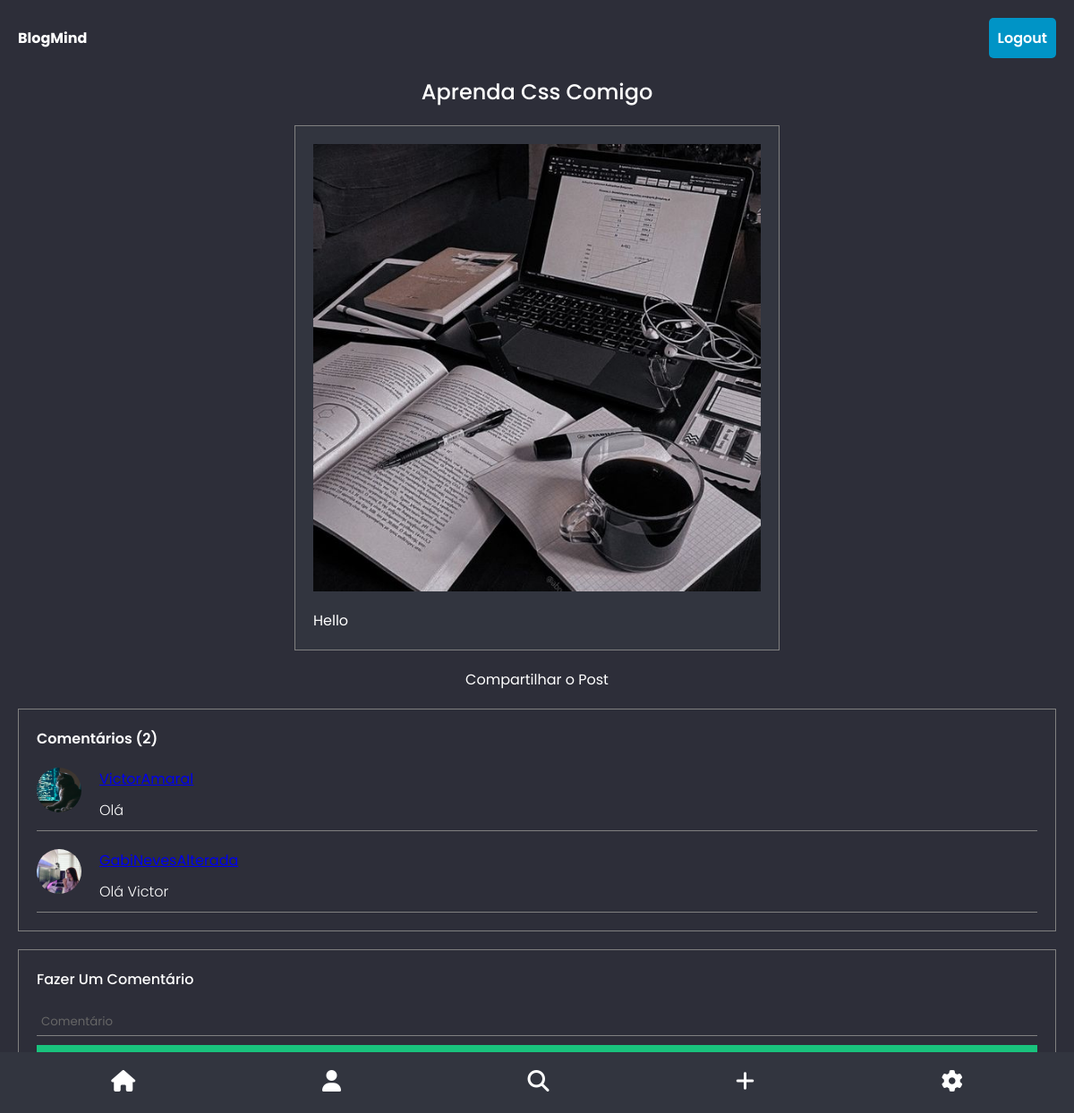
The page /detail/2023/12/2/aprenda-css-comigo (signed in) on the database its author committed.
### app_blogmind/models.py (models this page shows, shortened)
class Post(models.Model):
    user = models.ForeignKey(UserProfile, on_delete=models.CASCADE)
    title = models.CharField(max_length=250)
    image = models.ImageField(upload_to='profile_images/')
    description = models.TextField()
    modified = models.DateTimeField(auto_now=True)
    created = models.DateTimeField(auto_now_add=True)
    slug = models.SlugField(max_length=250, unique_for_date='created')
    def get_absolute_url_comment(self):
        return reverse('comentar', args=[self.created.year, self.created.month, self.created.day, self.slug])
    class Meta:
        ordering = ['-created']
        indexes = [
            models.Index(fields=['-created']),
        ]

class Comment(models.Model):
    post = models.ForeignKey('Post', on_delete=models.CASCADE, related_name='comments')
    user = models.ForeignKey('UserProfile', on_delete=models.CASCADE)
    text = models.TextField()
    created = models.DateTimeField(auto_now_add=True)

class UserProfile(models.Model):
    user = models.ForeignKey(User, on_delete=models.CASCADE)
    profileimg = models.ImageField(upload_to='profile_images/', default='profile-1.jpg')
    background = models.ImageField(upload_to='profile_images/', default='profile-1.jpg')
    def __str__(self):
        return f'{self.user.username}'

### app_blogmind/views.py (the view)
# urls.py: path('detail/<int:year>/<int:month>/<int:day>/<str:slug>', ViewDetail, name='detail'),
@login_required(login_url='login')
def ViewDetail(request, year, month, day, slug):
    post = Post.objects.get(created__year=year, created__month=month, created__day=day, slug=slug)
    comments = post.comments.all()
    return render(request, 'detail/detail.html', {'post':post, 'comments':comments})

### templates/detail/detail.html (shortened to what this page needs)
{% extends 'detail/base.html' %}
{% block content %}
<section>
    <article>
        {% include 'detail/post.html' %}
    </article>
    {% include 'detail/comentario.html' %}
    {% include 'detail/comentar.html' %}
</section>
{% endblock %}

### templates/detail/base.html (shortened to what this page needs)
{% load static %}
<!DOCTYPE html>
<html lang="en">
<head>
    <link rel="stylesheet" href="{% static 'css/detail/detail.css' %}">
    <link rel="stylesheet" href="{% static 'css/detail/comment.css' %}">
    <link rel="stylesheet" href="{% static 'css/detail/commentfunction.css' %}">
    <link rel="stylesheet" href="{% static 'css/detail/hover.css' %}">
    <link rel="stylesheet" href="{% static 'css/menu.css' %}">
</head>
<body>
    <div class="container">
        {% include 'blog/header.html' %}
        <p id="titulo">{{post.title}}</p>
        {% block content %}
        {% endblock %}
        {% include 'menu.html' %}
    </div>
</body>
</html>

### templates/detail/post.html
<div class="post">
    <div class="img">
        <img src="{{post.image.url}}" alt="">
    </div>
    <p class="title">
        {{post.description}}
    </p>
</div>

### templates/detail/comentario.html
<a id="share">Compartilhar o Post</a>
<div class="comentario">
    <p id="comentarios">Comentários ({{comments.count}})</p>
    {% for comment in comments %}
    <div id="comentario">
        <div id="perfil">
            <img src="{{comment.user.profileimg.url}}" alt="">
        </div>
        <div id="descricao">
            <a href="{% url 'profile' comment.user.user.id %}">{{comment.user}}</a>
            <p>{{comment.text}}</p>
        </div>
    </div>
    {% endfor %}
</div>

### static/css/detail/detail.css (style rules this page uses)
* { padding: 0px; margin: 0px; box-sizing: border-box; font-family: 'Poppins', sans-serif; }
body { background-color: #2d2e39; }
div.container { display: flex; flex-direction: column; }
p#titulo { text-align: center; font-weight: 500; font-size: 1.5em; color: white; background-color: #2d2e39; user-select: none; }
a#share { cursor: pointer; color: white; text-decoration: none; transition: 0.5s all ease; }
section { display: flex; flex-direction: column; justify-content: center; align-items: center; gap: 20px; padding: 20px; background-color: #2d2e39; }
article { max-width: 1000px; padding: 20px; border: 1px solid grey; background-color: rgb(50, 53, 63); }
article div.post { display: flex; flex-direction: column; gap: 20px; }
article div.post .img { height: 500px; }
article div.post .img img { width: 100%; height: 100%; object-fit: cover; object-position: center; transition: 0.5s all ease; }
article div.post p { text-align: justify; color: white; }

### static/css/detail/comment.css (style rules this page uses)
div.comentario { display: flex; flex-direction: column; width: 100%; gap: 20px; padding: 20px; border: 1px solid grey; background-color: #2d2e39; }
div.comentario p#comentarios { font-weight: 600; color: white; user-select: none; }
div.comentario div#comentario { display: flex; gap: 20px; padding-bottom: 10px; border-bottom: 1px solid gray; }
div.comentario div#comentario div#perfil img { border-radius: 50%; width: 50px; height: 50px; object-fit: cover; object-position: center; }
div.comentario div#comentario div#descricao { display: flex; flex-direction: column; gap: 10px; color: white; }
div.comentario div#comentario div#descricao p { font-weight: 300; }

### rows shown on the page
Post: title "Aprenda Css Comigo", image (picture), description "Hello", count "2"
Comment: user.profileimg (picture), user "VictorAmaral", text "Olá"
Comment: user.profileimg (picture), user "GabiNevesAlterada", text "Olá Victor"
